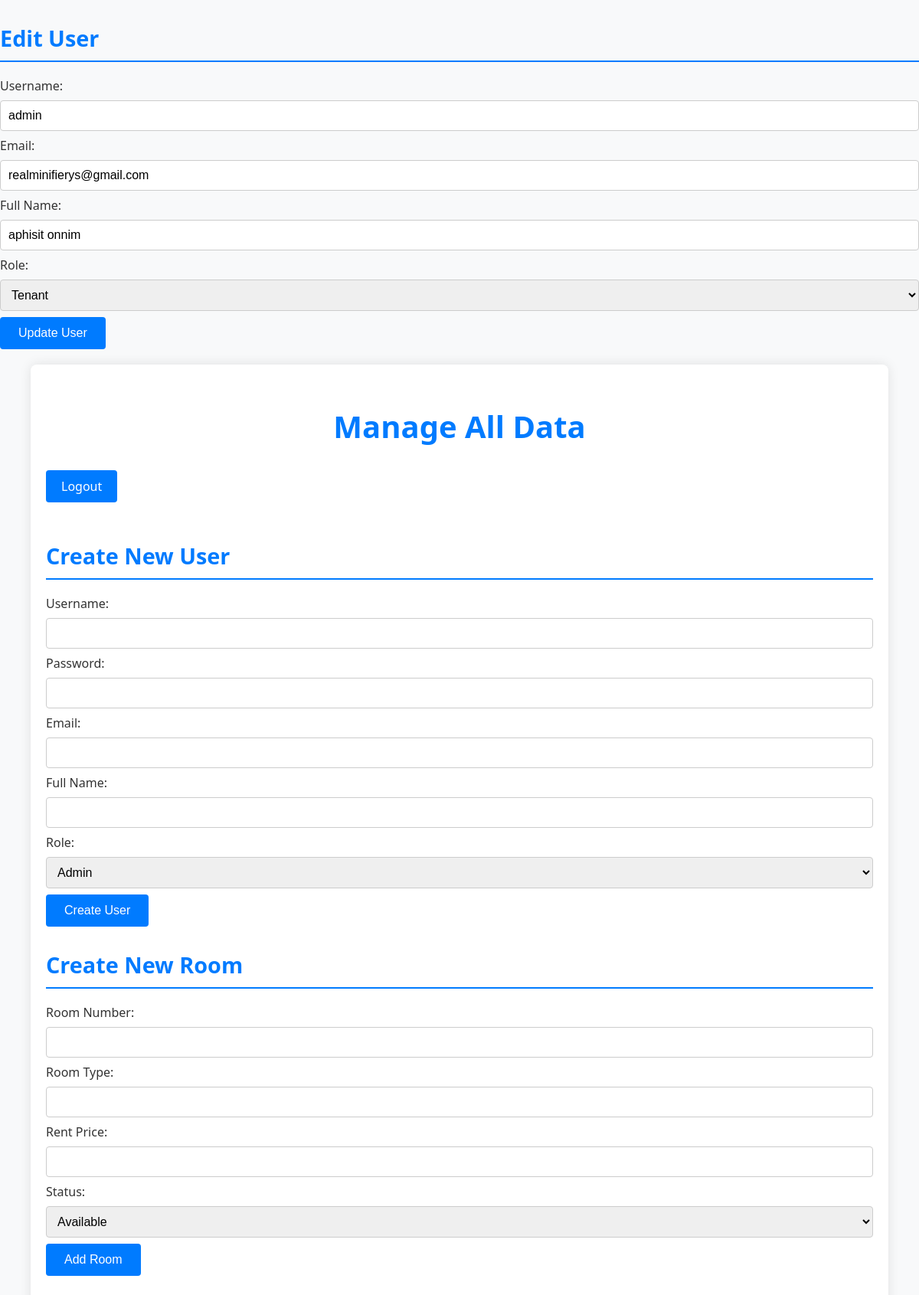
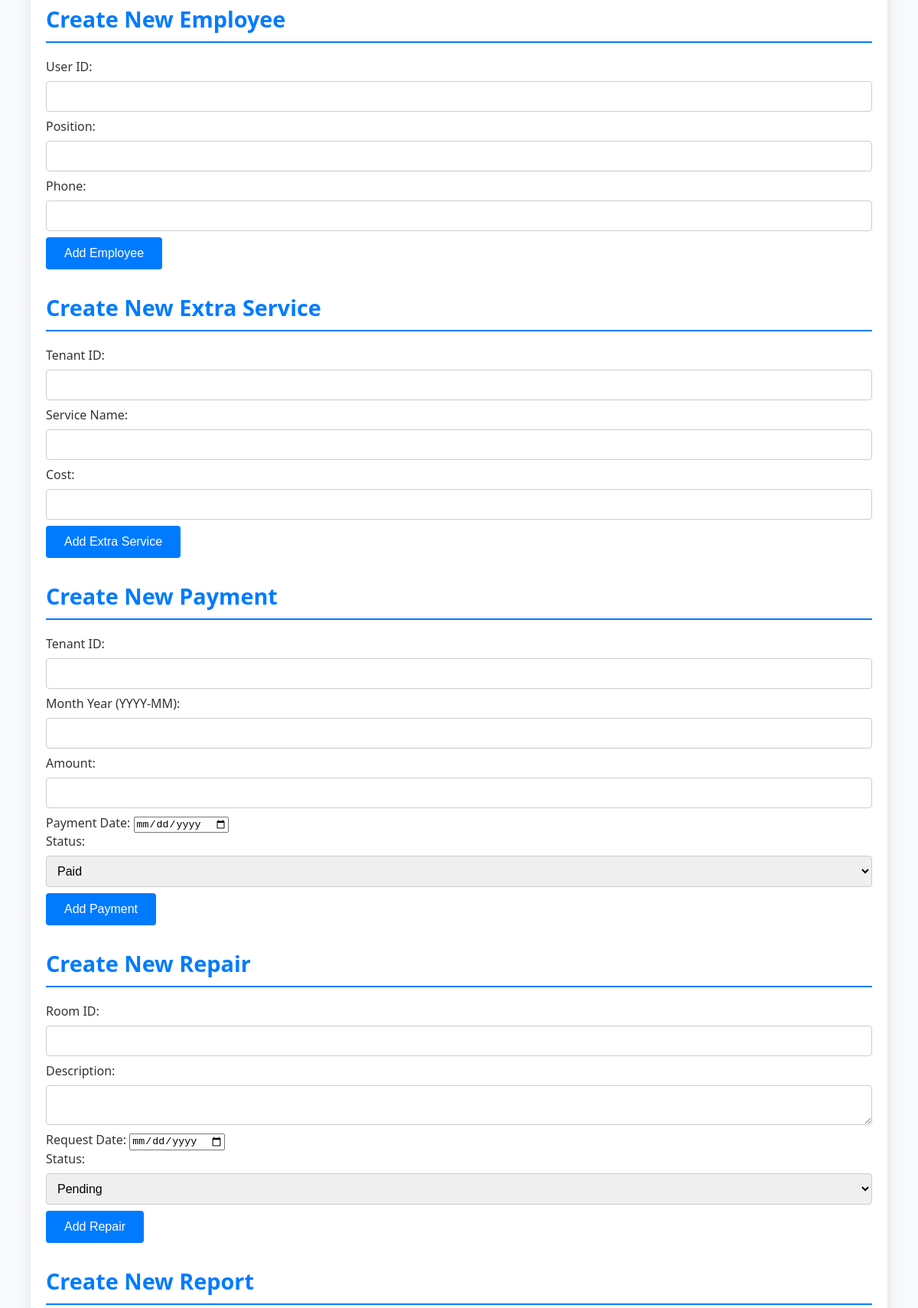
The page /Page/crudadmin.php?action=edit_user&id=1 (upper part) on the database its author committed (2 pictures, top to bottom).
### tables this page shows
CREATE TABLE `users` (
  `user_id` int(11) NOT NULL,
  `username` varchar(50) NOT NULL,
  `password_hash` varchar(255) NOT NULL,
  `email` varchar(100) NOT NULL,
  `full_name` varchar(100) DEFAULT NULL,
  `phone` varchar(15) NOT NULL,
  `address` varchar(255) NOT NULL,
  `role` enum('admin','tenant','employee') DEFAULT 'tenant',
  `profile_pic` varchar(255) NOT NULL,
  `created_at` timestamp NOT NULL DEFAULT current_timestamp(),
  `reset_token` varchar(255) DEFAULT NULL
);

### Page/crudadmin.php (the view, shortened to what this page needs)
<?php
$servername = "localhost";
$username = "root";
$password = "";
$dbname = "apartment";
$conn = new mysqli($servername, $username, $password, $dbname);
if (isset($_GET['action']) && $_GET['action'] == 'edit_user' && isset($_GET['id'])) {
    $user_id = $_GET['id'];
    $sql = "SELECT * FROM users WHERE user_id = '$user_id'";
    $result = $conn->query($sql);
    $row = $result->fetch_assoc();
    echo "<h3>Edit User</h3>
          <form method='POST' action=''>
              <input type='hidden' name='user_id' value='{$row['user_id']}'>
              Username: <input type='text' name='username' value='{$row['username']}' required><br>
              Email: <input type='email' name='email' value='{$row['email']}' required><br>
              Full Name: <input type='text' name='full_name' value='{$row['full_name']}' required><br>
              Role:
              <select name='role'>
                  <option value='admin' " . ($row['role'] == 'admin' ? 'selected' : '') . ">Admin</option>
                  <option value='tenant' " . ($row['role'] == 'tenant' ? 'selected' : '') . ">Tenant</option>
                  <option value='employee' " . ($row['role'] == 'employee' ? 'selected' : '') . ">Employee</option>
              </select><br>
              <input type='submit' name='update_user' value='Update User'>
          </form>";
}
?>
<!DOCTYPE html>
<html lang="en">
<head>
</head>
<body>
    <div class="container">
        <h2>Manage All Data</h2>
        <a href="Login.php" class="btn btn-primary profile-btn">Logout</a>
        <h3>Create New User</h3>
        <form method="POST" action="">
            Username: <input type="text" name="username" required><br>
            Password: <input type="password" name="password" required><br>
            Email: <input type="email" name="email" required><br>
            Full Name: <input type="text" name="full_name" required><br>
            Role:
            <select name="role">
                <option value="admin">Admin</option>
            </select><br>
            <input type="submit" name="create_user" value="Create User">
        </form>
        <h3>Create New Room</h3>
        <form method="POST" action="">
            Room Number: <input type="text" name="room_number" required><br>
            Room Type: <input type="text" name="room_type"><br>
            Rent Price: <input type="number" step="0.01" name="rent_price" required><br>
            Status:
            <select name="status">
                <option value="ว่าง">Available</option>
            </select><br>
            <input type="submit" name="create_room" value="Add Room">
        </form>
        <h3>Create New Employee</h3>
        <form method="POST" action="">
            User ID: <input type="number" name="user_id" required><br>
            Position: <input type="text" name="position" required><br>
            Phone: <input type="text" name="phone" required><br>
            <input type="submit" name="create_employee" value="Add Employee">
        </form>
        <h3>Create New Extra Service</h3>
        <form method="POST" action="">
            Tenant ID: <input type="number" name="tenant_id" required><br>
            Service Name: <input type="text" name="service_name" required><br>
            Cost: <input type="number" step="0.01" name="cost" required><br>
            <input type="submit" name="create_extra_service" value="Add Extra Service">
        </form>
        <h3>Create New Payment</h3>
        <form method="POST" action="">
            Tenant ID: <input type="number" name="tenant_id" required><br>
            Month Year (YYYY-MM): <input type="text" name="month_year" required><br>
            Amount: <input type="number" step="0.01" name="amount" required><br>
            Payment Date: <input type="date" name="payment_date" required><br>
            Status:
        <select name="status">
            <option value="จ่ายแล้ว">Paid</option>
        </select><br>
            <input type="submit" name="create_payment" value="Add Payment">
        </form>
        <h3>Create New Repair</h3>
        <form method="POST" action="">
            Room ID: <input type="number" name="room_id" required><br>
            Description: <textarea name="description" required></textarea><br>
            Request Date: <input type="date" name="request_date" required><br>
            Status:
        <select name="status">
            <option value="รอซ่อม">Pending</option>
        </select><br>
            <input type="submit" name="create_repair" value="Add Repair">
        </form>
        <h3>Create New Report</h3>
    </div>
</body>
</html>

### Page/crudadmin.php (style rules this page uses)
body { font-family: 'Segoe UI', Tahoma, Geneva, Verdana, sans-serif; margin: 0; padding: 0; background-color: #f8f9fa; color: #333; }
.container { width: 90%; max-width: 1200px; margin: 20px auto; padding: 20px; background-color: #fff; box-shadow: 0 0 15px rgba(0, 0, 0, 0.1); border-radius: 8px; }
h2, h3 { color: #007bff; margin-bottom: 20px; }
h2 { text-align: center; font-size: 2.5em; margin-bottom: 30px; }
h3 { font-size: 1.8em; margin-top: 30px; border-bottom: 2px solid #007bff; padding-bottom: 10px; }
input[type="text"], input[type="password"], input[type="email"], input[type="number"], textarea, select { width: 100%; padding: 10px; margin: 8px 0; border: 1px solid #ccc; border-radius: 4px; font-size: 1em; }
input[type="submit"], .btn { padding: 12px 24px; background-color: #007bff; color: white; border: none; border-radius: 4px; cursor: pointer; font-size: 1em; transition: background-color 0.3s ease; }
.btn-primary { background-color: #007bff; color: white; text-decoration: none; padding: 10px 20px; border-radius: 4px; display: inline-block; margin-bottom: 20px; }

### rows shown on the page
users: username "admin", email "realminifierys@gmail.com", full_name "aphisit onnim", role "Tenant"
